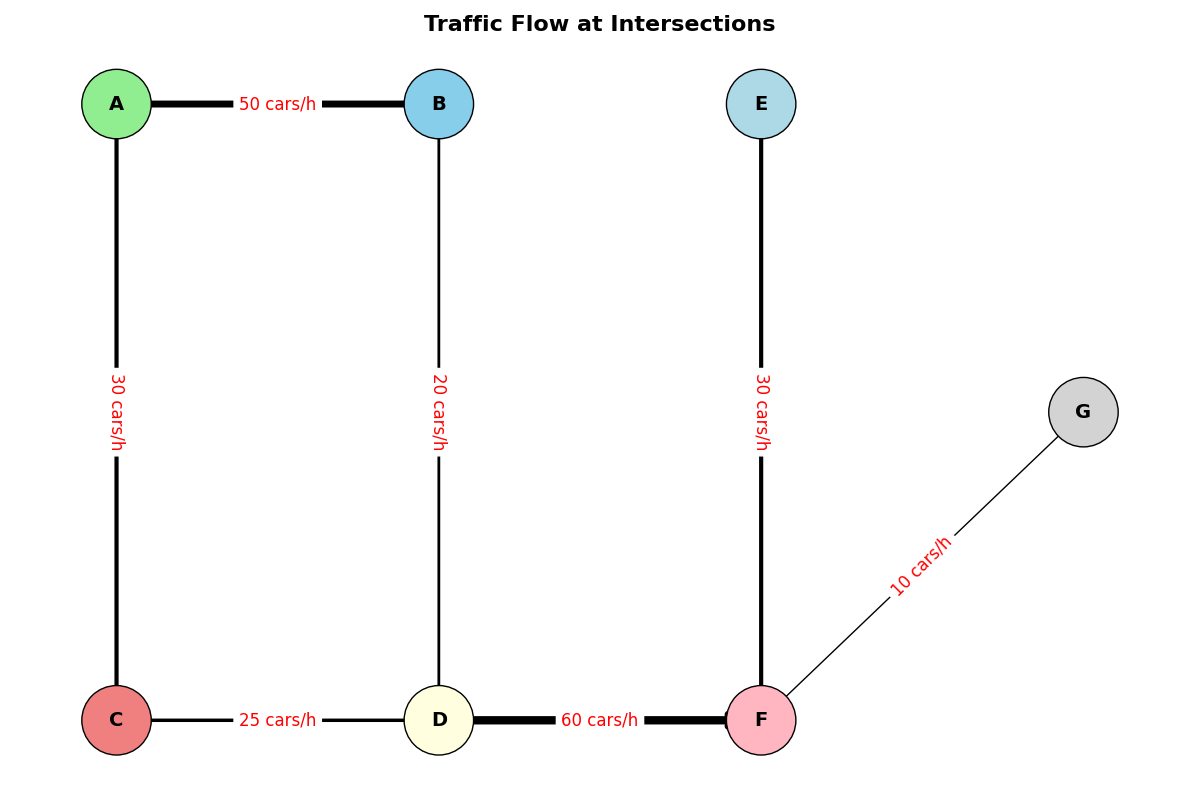

This figure's Python source:
import matplotlib.pyplot as plt
import networkx as nx

intersections = ['A', 'B', 'C', 'D', 'E', 'F', 'G']

traffic_routes = [
    ('A', 'B', 50),
    ('A', 'C', 30),
    ('B', 'D', 20),
    ('C', 'D', 25),
    ('D', 'F', 60),
    ('E', 'F', 30),
    ('F', 'G', 10)
]

G = nx.DiGraph()
G.add_nodes_from(intersections)

for route in traffic_routes:
    G.add_edge(route[0], route[1], weight=route[2])

edge_widths = [G[u][v]['weight'] / 10 for u, v in G.edges()]

pos = {
    'A': (0, 3), 'B': (2, 3), 'C': (0, 1),
    'D': (2, 1), 'E': (4, 3), 'F': (4, 1),
    'G': (6, 2)
}

plt.figure(figsize=(12, 8))

node_colors = ['lightgreen', 'skyblue', 'lightcoral', 'lightyellow', 'lightblue', 'lightpink', 'lightgray']
nx.draw_networkx_nodes(G, pos, node_color=node_colors, node_size=2500, edgecolors='k')

nx.draw_networkx_edges(G, pos, arrowstyle='->', arrowsize=20, edge_color='black', width=edge_widths)
nx.draw_networkx_labels(G, pos, font_size=14, font_weight='bold')

edge_labels = {(u, v): f"{G[u][v]['weight']} cars/h" for u, v in G.edges()}
nx.draw_networkx_edge_labels(G, pos, edge_labels=edge_labels, font_size=12, font_color='red')

plt.title('Traffic Flow at Intersections', fontsize=16, weight='bold')
plt.axis('off')
plt.tight_layout()

plt.show()
